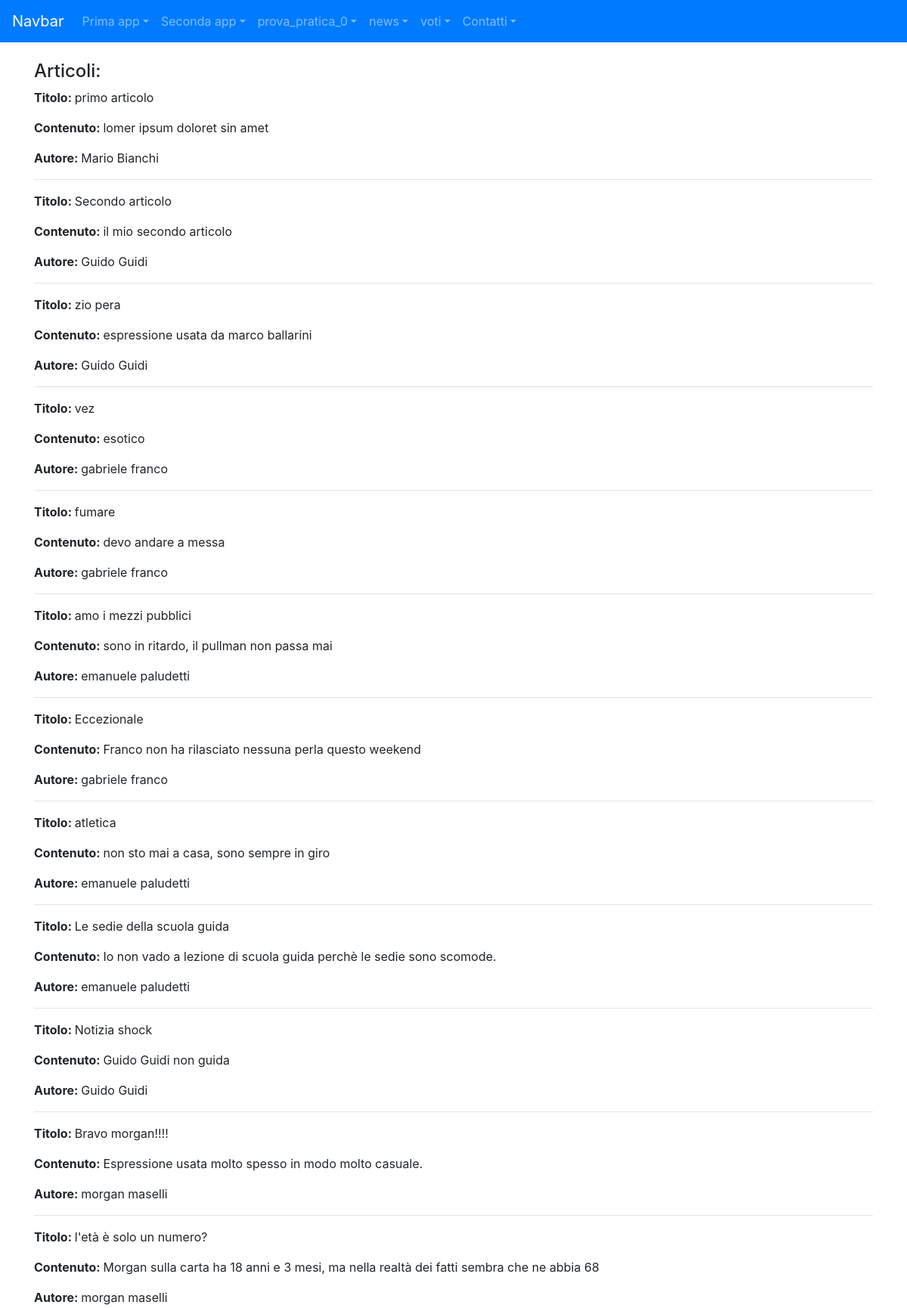
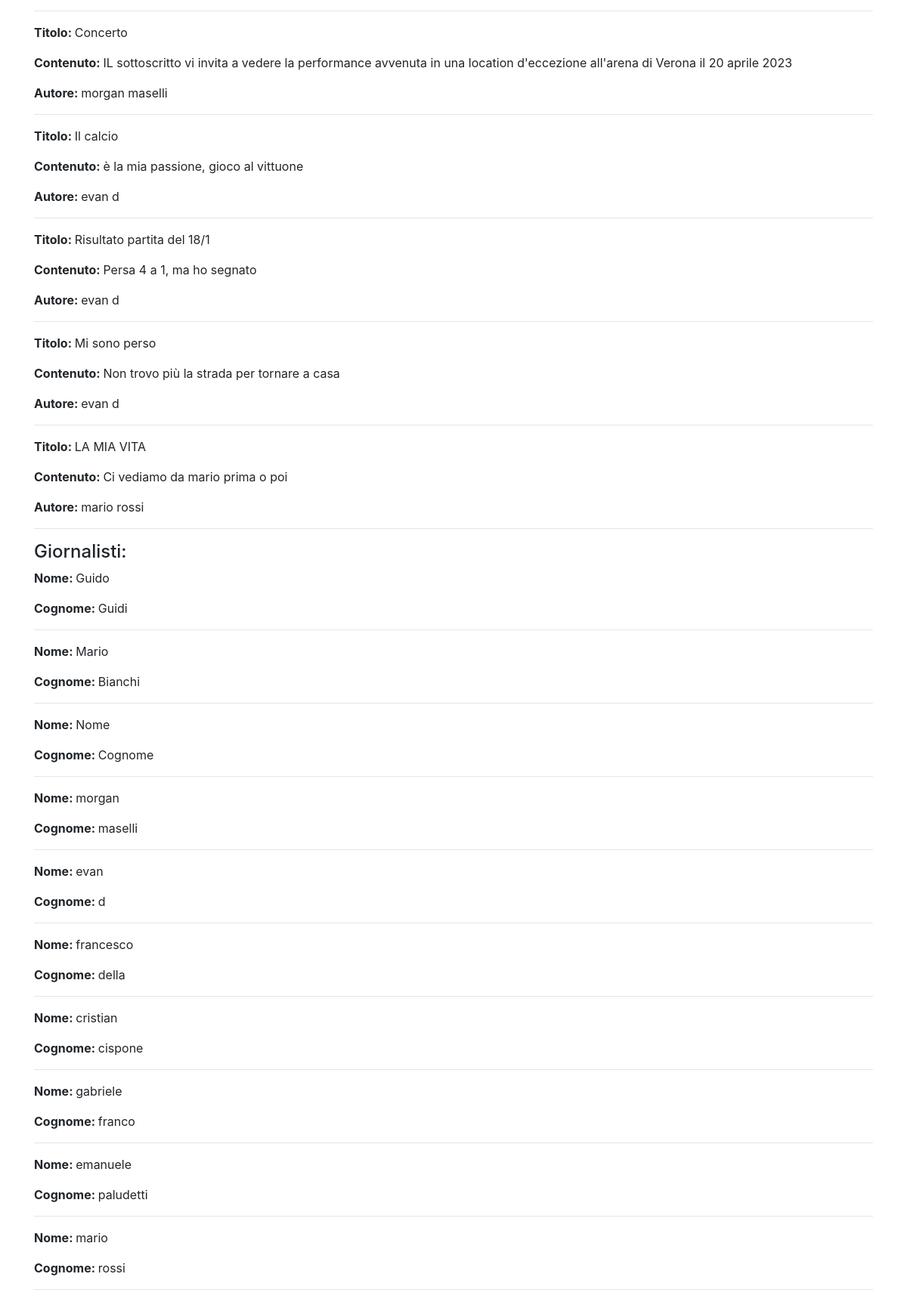
Page /news/ on the committed database (2 pictures, top to bottom).
### news/models.py (models this page shows)
class Articolo (models.Model):
    titolo = models.CharField(max_length=100)
    contenuto = models.TextField()
    giornalista = models.ForeignKey(Giornalista, on_delete=models.CASCADE, related_name="articoli")
    data = models.DateField(auto_now_add=True, blank=True)
    visualizzazioni = models.IntegerField(default=0,blank=True)
    def __str__(self):
        return self.titolo
    class Meta:
        verbose_name = "Articolo"
        verbose_name_plural = "Articoli"

class Giornalista (models.Model):
    nome = models.CharField(max_length=20)
    cognome = models.CharField(max_length=20)
    anno_di_nascita = models.DateField(blank=True)
    def __str__(self):
        return self.nome + " " + self.cognome
    class Meta:
        verbose_name = "Giornalista"
        verbose_name_plural = "Giornalisti"

### news/views.py (the view)
# urls.py: path("", home, name="homeview"),
def home (request):
    articoli = Articolo.objects.all()
    giornalisti = Giornalista.objects.all()
    context = {"articoli": articoli, "giornalisti": giornalisti}
    print(context)
    return render (request, "news/homepage.html", context)

### news/templates/news/homepage.html (shortened to what this page needs)
{% extends 'base.html'%}
{%block content%}
<h4>Articoli:</h4>
{% for articolo in articoli %}
<p><strong>Titolo: </strong>{{ articolo.titolo }}</p>
<p><strong>Contenuto: </strong>{{ articolo.contenuto }}</p>
<p><strong>Autore: </strong>{{ articolo.giornalista }}</p>
<hr>
{% endfor %}
<h4>Giornalisti:</h4>
{% for giornalista in giornalisti %}
<p><strong>Nome: </strong>{{ giornalista.nome }}</p>
<p><strong>Cognome: </strong>{{ giornalista.cognome }}</p>
<hr>
{% endfor %}
{%endblock content%}

### rows in the picture
Articolo: titolo "primo articolo", contenuto "lomer ipsum doloret sin amet", giornalista "Mario Bianchi"
Articolo: titolo "Secondo articolo", contenuto "il mio secondo articolo", giornalista "Guido Guidi"
Articolo: titolo "zio pera", contenuto "espressione usata da marco ballarini", giornalista "Guido Guidi"
Articolo: titolo "vez", contenuto "esotico", giornalista "gabriele franco"
Articolo: titolo "fumare", contenuto "devo andare a messa", giornalista "gabriele franco"
Articolo: titolo "amo i mezzi pubblici", contenuto "sono in ritardo, il pullman non passa mai", giornalista "emanuele paludetti"
Articolo: titolo "Eccezionale", contenuto "Franco non ha rilasciato nessuna perla questo weekend", giornalista "gabriele franco"
Articolo: titolo "atletica", contenuto "non sto mai a casa, sono sempre in giro", giornalista "emanuele paludetti"
Articolo: titolo "Le sedie della scuola guida", contenuto "Io non vado a lezione di scuola guida perchè le sedie sono scomode.", giornalista "emanuele paludetti"
Articolo: titolo "Notizia shock", contenuto "Guido Guidi non guida", giornalista "Guido Guidi"
Articolo: titolo "Bravo morgan!!!!", contenuto "Espressione usata molto spesso in modo molto casuale.", giornalista "morgan maselli"
Articolo: titolo "l'età è solo un numero?", contenuto "Morgan sulla carta ha 18 anni e 3 mesi, ma nella realtà dei fatti sembra che ne abbia 68", giornalista "morgan maselli"
Articolo: titolo "Concerto", contenuto "IL sottoscritto vi invita a vedere la performance avvenuta in una location d'eccezione all'arena di Verona il 20 aprile 2023", giornalista "morgan maselli"
Articolo: titolo "Il calcio", contenuto "è la mia passione, gioco al vittuone", giornalista "evan d"
Articolo: titolo "Risultato partita del 18/1", contenuto "Persa 4 a 1, ma ho segnato", giornalista "evan d"
Articolo: titolo "Mi sono perso", contenuto "Non trovo più la strada per tornare a casa", giornalista "evan d"
Articolo: titolo "LA MIA VITA", contenuto "Ci vediamo da mario prima o poi", giornalista "mario rossi"
Giornalista: nome "Guido", cognome "Guidi"
Giornalista: nome "Mario", cognome "Bianchi"
Giornalista: nome "Nome", cognome "Cognome"
Giornalista: nome "morgan", cognome "maselli"
Giornalista: nome "evan", cognome "d"
Giornalista: nome "francesco", cognome "della"
Giornalista: nome "cristian", cognome "cispone"
Giornalista: nome "gabriele", cognome "franco"
Giornalista: nome "emanuele", cognome "paludetti"
Giornalista: nome "mario", cognome "rossi"
